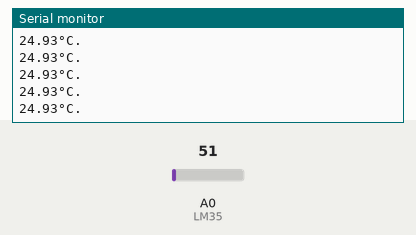
Simulated run of this sketch. Board: Arduino Uno, built with avr-gcc and run on an emulated ATmega328P. On the bench: the last lines printed to the serial monitor. The test bench sets the inputs (shaded band); at power-on: A0 (LM35) = 51.

Above: at 1.2 s.
1.3 s: A0 (LM35) set to 61
At 1.68 s:
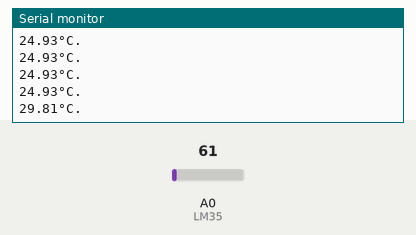
2.8 s: A0 (LM35) set to 71
At 2.94 s:
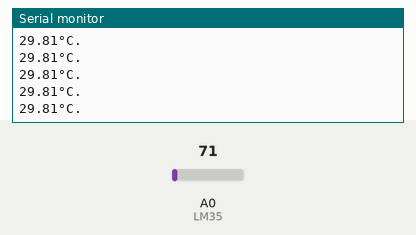
Timing chart, 0 to 5.8 s (numbered marks = the images above; inputs shaded):
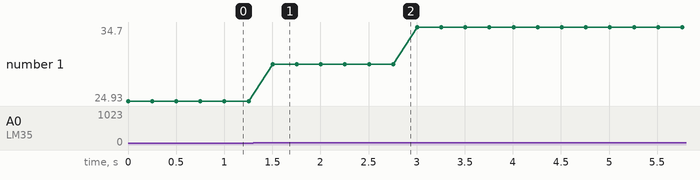

Measured:
- after the input at 1.3 s, the serial monitor: prints a new line after 0.20 s (image 1)
- plotted number 1: 24.93 → 29.81 after the input at 1.3 s, 29.81 → 34.7 after the input at 2.8 s

The sketch:

LM35.ino
```cpp
int LM35 = A0;

void setup() {
  Serial.begin(9600);

}

float valor;
void loop() {
  valor = analogRead(LM35);  // 0 - 1023

  valor = valor * 5.0 * 100.0 / 1023.0;
  //valor  = .48 * valor;

  Serial.println(String(valor) + "°C.");

  delay(250);
}
```
